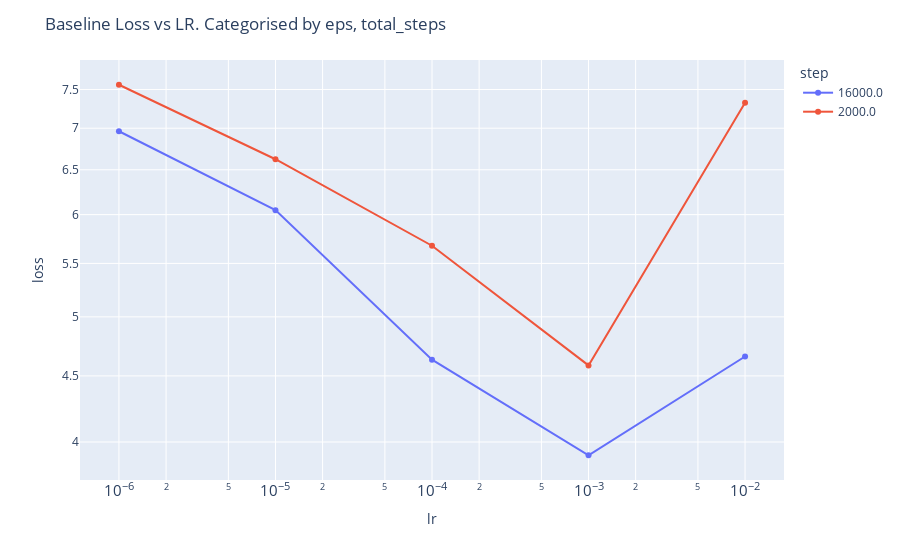

Source (notebook cell):
### Code cell
fig = common_line_plot(baseline_df, x="lr", y="loss", color="step", title="Baseline Loss vs LR. Categorised by eps, total_steps")
fig.show()

### Figure 1 — Plotly figure (JSON) as saved in the notebook; plotly's stock layout.template omitted (floating-point values rounded to 4 significant figures)
{"data": [{"hovertemplate": "step=16000.0<br>lr=%{x}<br>loss=%{y}<extra></extra>", "legendgroup": "16000.0", "line": {"color": "#636efa", "dash": "solid"}, "marker": {"symbol": "circle"}, "mode": "lines+markers", "name": "16000.0", "orientation": "v", "showlegend": true, "type": "scatter", "x": [1e-06, 1e-05, 0.0001, 0.001, 0.01], "xaxis": "x", "y": [6.962, 6.048, 4.632, 3.906, 4.659], "yaxis": "y"}, {"hovertemplate": "step=2000.0<br>lr=%{x}<br>loss=%{y}<extra></extra>", "legendgroup": "2000.0", "line": {"color": "#EF553B", "dash": "solid"}, "marker": {"symbol": "circle"}, "mode": "lines+markers", "name": "2000.0", "orientation": "v", "showlegend": true, "type": "scatter", "x": [1e-06, 1e-05, 0.0001, 0.001, 0.01], "xaxis": "x", "y": [7.564, 6.623, 5.676, 4.585, 7.326], "yaxis": "y"}], "layout": {"legend": {"title": {"text": "step"}, "tracegroupgap": 0}, "margin": {"t": 60}, "title": {"text": "Baseline Loss vs LR. Categorised by eps, total_steps"}, "xaxis": {"anchor": "y", "domain": [0, 1], "exponentformat": "power", "showexponent": "all", "title": {"text": "lr"}, "type": "log"}, "yaxis": {"anchor": "x", "domain": [0, 1], "exponentformat": "power", "showexponent": "all", "title": {"text": "loss"}, "type": "log"}}}
